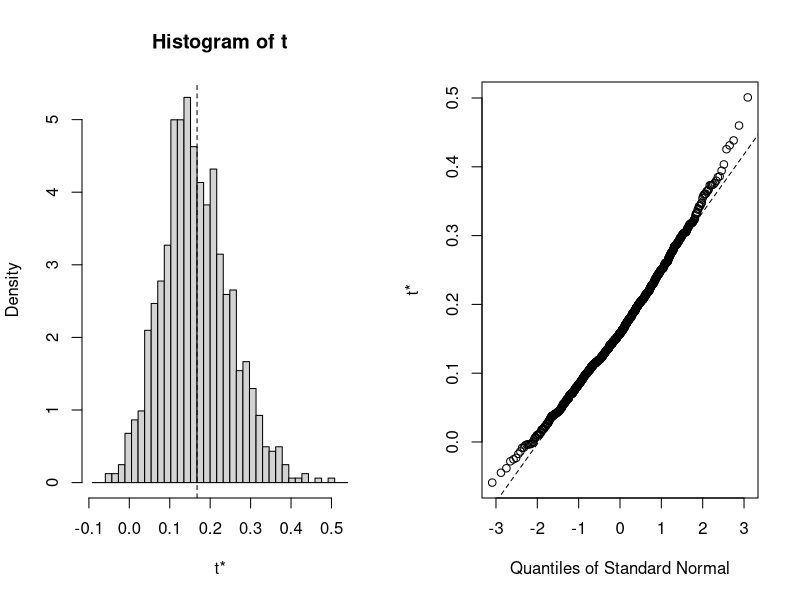
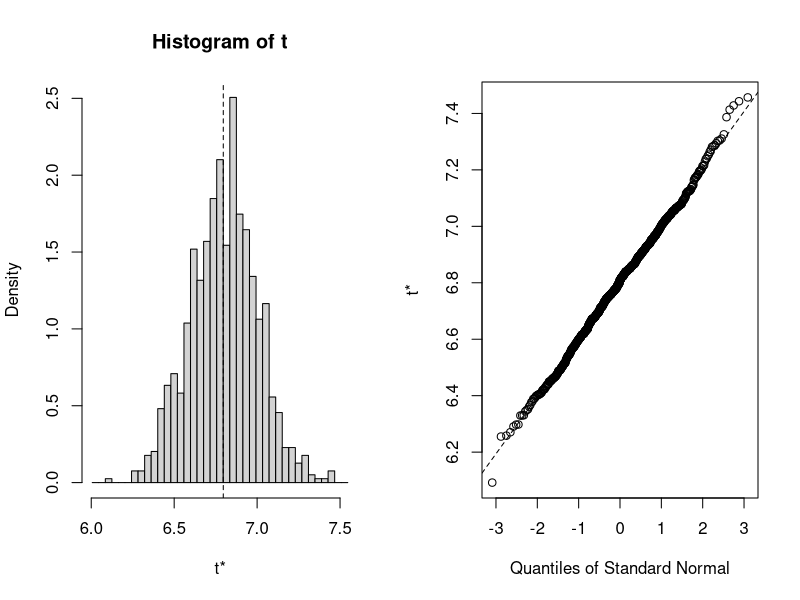

R code for these plots, in order:
library(boot)
library(dplyr)

df <- read.csv2("bootstrap.csv" )

mean(df$Wartość.tegoroczna)
mean(df$Wartość.przyszłoroczna)
mean(df$Wartość.tegoroczna-df$Wartość.przyszłoroczna)
### seed for reproductive results
set.seed(12345)

foo <- function(data, indices){
  dt<-data[indices,]
  c(
    mean(dt[,2] - dt[,3]),
    mean(dt[,2]),
    mean(dt[,3])
  )
}

df1 <- foo(df)

myBootstrap <- boot(df, foo, R=1000)
View(myBootstrap)
head(myBootstrap$t)
View(myBootstrap$t)

head(myBootstrap$t0)
print(myBootstrap)

#zmiana
plot(myBootstrap, index=1)
boot.ci(myBootstrap, index=1)

#wartosc przyszłoroczna
plot(myBootstrap, index=3)
boot.ci(myBootstrap, index=3)









